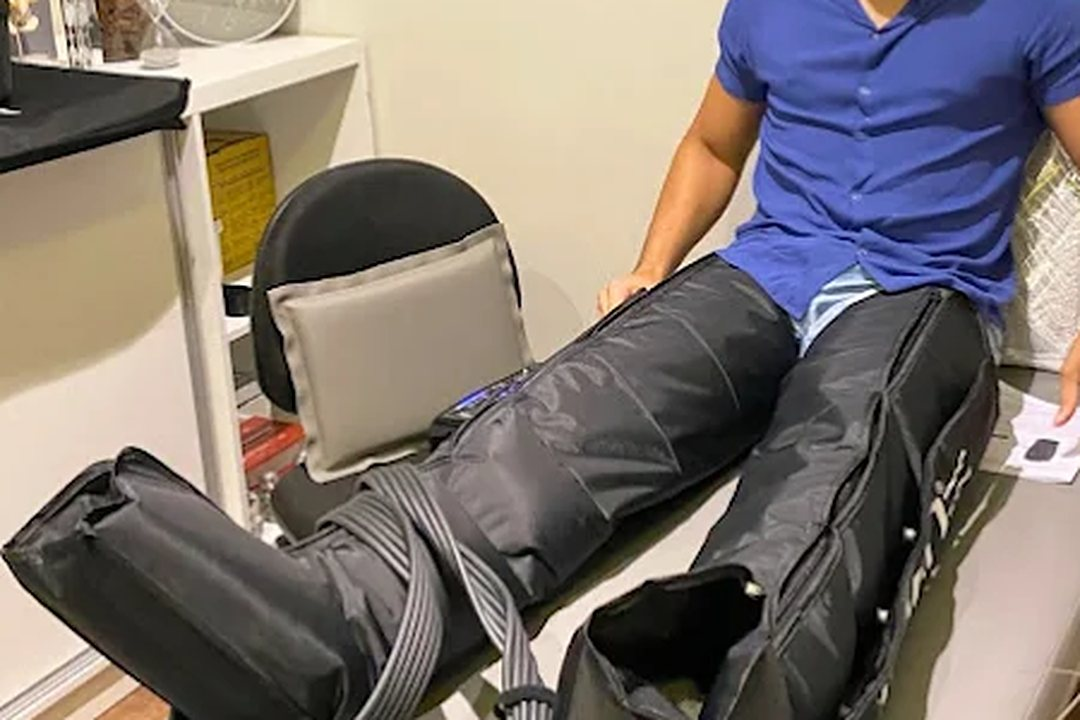
#> input picture assets/img/bota-pneumatica.jpg, 1080 x 720 px, given in place of 1.png, which was not available
$ python imagens.py ../../assets/img ../../assets/img/estudio-pilates.jpg
#> lines starting #> are read from the running program, lines starting #| are printed output that depends on the picture
"""Recorta e padroniza as fotos da clinica.
Paisagem = 3:2 (1080x720) | Retrato = 4:5 (720x900). Saida em WebP + JPG de reserva."""
import sys
from PIL import Image, ImageFilter
SRC = sys.argv[1]; OUT = sys.argv[2]
L = (1080, 720); P = (720, 900)
# nome: (arquivo, caixa de recorte (x0,y0,x1,y1), tamanho final)
JOBS = {
 "laserterapia":      ("1.png", (0, 96, 510, 436), L),
 "estudio-pilates":   ("2.png", (4, 120, 490, 444), L),
 "sala-avaliacao":    ("3.png", (0, 120, 510, 460), L),
 "sala-avaliacao-v":  ("3.png", (70, 0, 478, 510), P),
 "pilates-aluna":     ("4.png", (0, 40, 340, 465), P),
 "luanna-carvalho":   ("6.png", (62, 60, 262, 310), P),
 "bota-pneumatica":   ("7.png", (0, 135, 450, 435), L),
 "pilates-orientado": ("8.png", (0, 0, 340, 425), P),
}
for name, (f, box, size) in JOBS.items():
    im = Image.open(f"{SRC}/{f}").convert("RGB").crop(box)
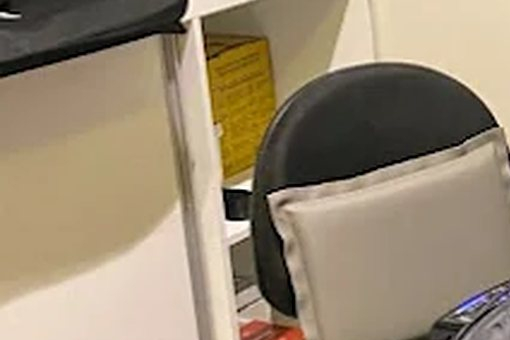
#> im: PIL image 510x340 RGB; mean R, G, B 152.9, 137.3, 113.6
    r = (box[2]-box[0])/(box[3]-box[1]); assert abs(r - size[0]/size[1]) < 0.01, (name, r)
    im = im.resize(size, Image.LANCZOS).filter(ImageFilter.UnsharpMask(radius=1.2, percent=45, threshold=2))
#> im: PIL image 1080x720 RGB
    im.save(f"{OUT}/{name}.webp", "WEBP", quality=82, method=6)
    im.save(f"{OUT}/{name}.jpg", "JPEG", quality=84, optimize=True, progressive=True)
    print(name, im.size)
#| laserterapia (1080, 720)
#> pass 2 of the loop `for name, (f, box, size) in JOBS.items():`:
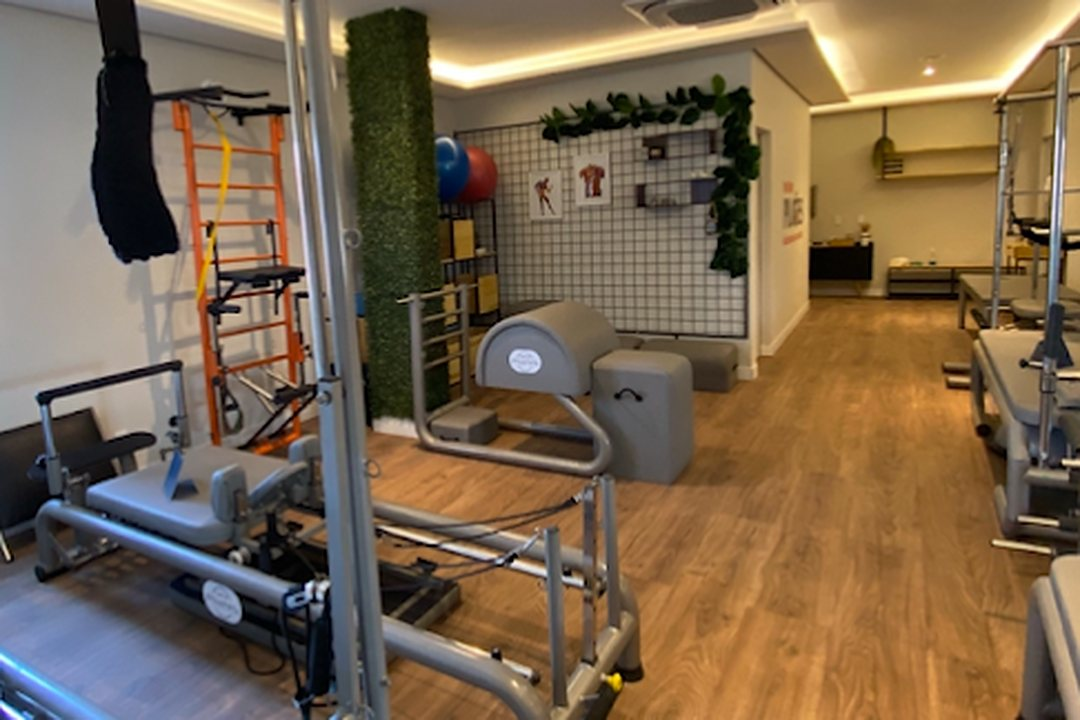
#> input picture assets/img/estudio-pilates.jpg, 1080 x 720 px, given in place of 2.png, which was not available
#> `im = Image.open(f"{SRC}/{f}").convert("RGB").crop(box)`:
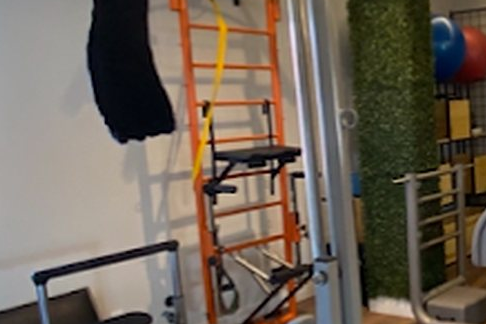
#> im: PIL image 486x324 RGB; mean R, G, B 111.9, 100.2, 87.5
#| estudio-pilates (1080, 720)
#> (the run stopped early here; a loop or call above may not have finished)
